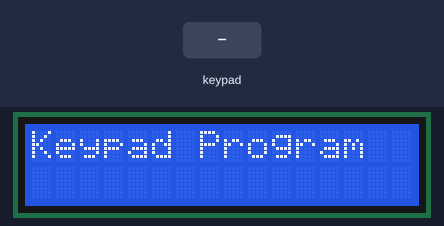
The sketch below on a simulated Arduino Uno, built with avr-gcc and run on an emulated ATmega328P. On the bench: 16×2 character LCD. The test bench sets the inputs (shaded band).

Above: at 1.2 s.
1.3 s: keypad keys 2 3 4 pressed 0.4 s apart
At 3.5 s:
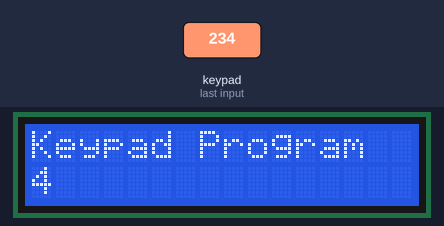
4.0 s: key '1' pressed
At 4.9 s:
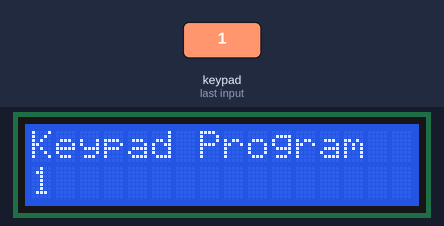
5.5 s: key '5' pressed
At 6.1 s:
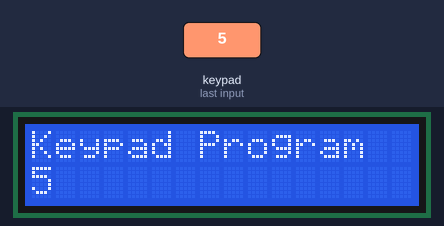
7.0 s: keypad keys 5 6 7 pressed 0.4 s apart
At 9.1 s:
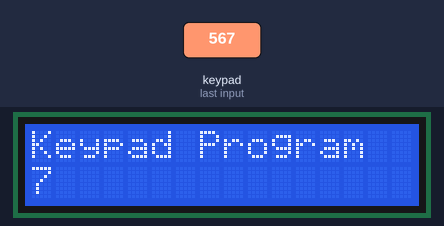
Timing chart, 0 to 10.6 s (numbered marks = the images above; inputs shaded):
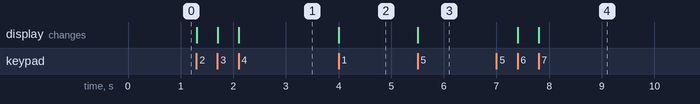

Measured:
- after the input at 1.3 s, the display: first changes at once (image 1 shows a later state)
- after the input at 4.0 s, the display: changes at once (image 2)
- after the input at 5.5 s, the display: changes at once (image 3)
- after the input at 7.0 s, the display: first changes after 0.40 s (image 4 shows a later state)

The sketch:

LCD_KPD.ino
```cpp
#include <Keypad.h>
#include <LiquidCrystal.h>

LiquidCrystal lcd(12,13,8,9,10,11);   //lcd object

const char keymap[3][3] = {
  {'1','2','3'},
  {'4','5','6'},
  {'7','8','9'},
 };

const char rowPins[3] = {2,3,4};
const char colPins[3] = {5,6,7};

Keypad myKeypad = Keypad(makeKeymap(keymap),rowPins, colPins, 3, 3);    //keypad object

void setup() {
  // put your setup code here, to run once:
  lcd.begin(16, 2);
  lcd.print("Keypad Program");
}

void loop() {
  // put your main code here, to run repeatedly:
  //lcd.setCursor(0,0);
  //lcd.print("Keypad Program");
  char keyPressed = myKeypad.getKey();
  if(keyPressed)
  {
    //lcd.clear();
    lcd.setCursor(0,1);
    lcd.write(keyPressed);
  }
}
```
